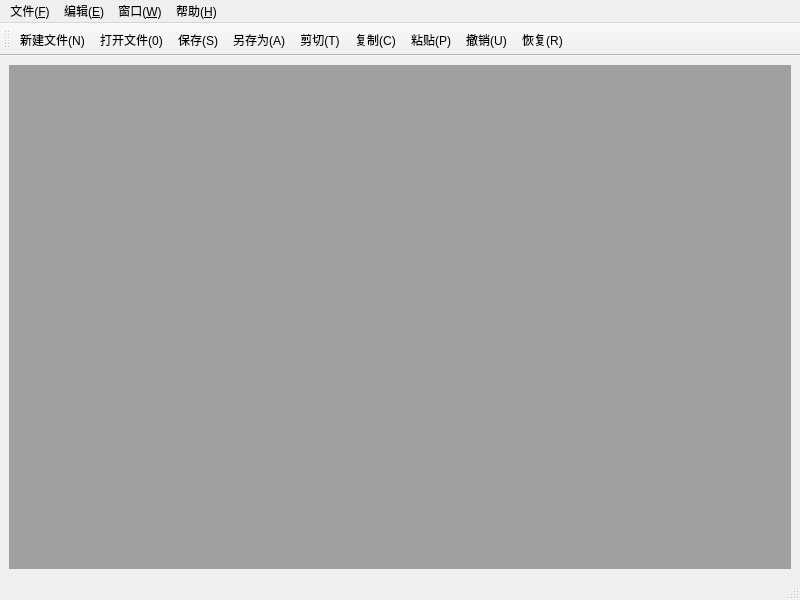
<?xml version="1.0" encoding="UTF-8"?>
<ui version="4.0">
 <class>MainWindow</class>
 <widget class="QMainWindow" name="MainWindow">
  <property name="geometry">
   <rect>
    <x>0</x>
    <y>0</y>
    <width>800</width>
    <height>600</height>
   </rect>
  </property>
  <property name="windowTitle">
   <string>MainWindow</string>
  </property>
  <widget class="QWidget" name="centralwidget">
   <layout class="QGridLayout" name="gridLayout">
    <item row="0" column="0">
     <widget class="QMdiArea" name="mdiArea"/>
    </item>
   </layout>
  </widget>
  <widget class="QMenuBar" name="menubar">
   <property name="geometry">
    <rect>
     <x>0</x>
     <y>0</y>
     <width>800</width>
     <height>26</height>
    </rect>
   </property>
   <widget class="QMenu" name="menu_F">
    <property name="title">
     <string>文件(&amp;F)</string>
    </property>
    <addaction name="actionNew"/>
    <addaction name="actionOpen"/>
    <addaction name="separator"/>
    <addaction name="actionSave"/>
    <addaction name="actionSaveAs"/>
    <addaction name="separator"/>
    <addaction name="actionExit"/>
   </widget>
   <widget class="QMenu" name="menu_E">
    <property name="title">
     <string>编辑(&amp;E)</string>
    </property>
    <addaction name="actionUndo"/>
    <addaction name="actionRedo"/>
    <addaction name="separator"/>
    <addaction name="actionCut"/>
    <addaction name="actionCopy"/>
    <addaction name="actionPaste"/>
   </widget>
   <widget class="QMenu" name="menu_W">
    <property name="title">
     <string>窗口(&amp;W)</string>
    </property>
    <addaction name="actionClose"/>
    <addaction name="actionCloseAll"/>
    <addaction name="separator"/>
    <addaction name="actionTitle"/>
    <addaction name="actionCascade"/>
    <addaction name="separator"/>
    <addaction name="actionNext"/>
    <addaction name="actionPrevious"/>
   </widget>
   <widget class="QMenu" name="menu_H">
    <property name="title">
     <string>帮助(&amp;H)</string>
    </property>
    <addaction name="actionAbout"/>
    <addaction name="actionAboutQt"/>
   </widget>
   <addaction name="menu_F"/>
   <addaction name="menu_E"/>
   <addaction name="menu_W"/>
   <addaction name="menu_H"/>
  </widget>
  <widget class="QStatusBar" name="statusbar"/>
  <widget class="QToolBar" name="mainToolBar">
   <property name="windowTitle">
    <string>toolBar</string>
   </property>
   <attribute name="toolBarArea">
    <enum>TopToolBarArea</enum>
   </attribute>
   <attribute name="toolBarBreak">
    <bool>false</bool>
   </attribute>
   <addaction name="actionNew"/>
   <addaction name="actionOpen"/>
   <addaction name="actionSave"/>
   <addaction name="actionSaveAs"/>
   <addaction name="actionCut"/>
   <addaction name="actionCopy"/>
   <addaction name="actionPaste"/>
   <addaction name="actionUndo"/>
   <addaction name="actionRedo"/>
  </widget>
  <action name="actionNew">
   <property name="icon">
    <iconset>
     <normaloff>C:/Users/86136/Desktop/src/1/1-7/myMdi/images/new.png</normaloff>C:/Users/86136/Desktop/src/1/1-7/myMdi/images/new.png</iconset>
   </property>
   <property name="text">
    <string>新建文件(&amp;N)</string>
   </property>
   <property name="toolTip">
    <string>新建文件</string>
   </property>
   <property name="shortcut">
    <string>Ctrl+N</string>
   </property>
  </action>
  <action name="actionOpen">
   <property name="icon">
    <iconset>
     <normaloff>C:/Users/86136/Desktop/src/1/1-7/myMdi/images/open.png</normaloff>C:/Users/86136/Desktop/src/1/1-7/myMdi/images/open.png</iconset>
   </property>
   <property name="text">
    <string>打开文件(&amp;0)...</string>
   </property>
   <property name="toolTip">
    <string>打开文件</string>
   </property>
   <property name="shortcut">
    <string>Ctrl+0</string>
   </property>
  </action>
  <action name="actionSave">
   <property name="icon">
    <iconset>
     <normaloff>C:/Users/86136/Desktop/src/1/1-7/myMdi/images/save.png</normaloff>C:/Users/86136/Desktop/src/1/1-7/myMdi/images/save.png</iconset>
   </property>
   <property name="text">
    <string>保存(&amp;S)</string>
   </property>
   <property name="toolTip">
    <string>保存</string>
   </property>
   <property name="shortcut">
    <string>Ctrl+S</string>
   </property>
  </action>
  <action name="actionSaveAs">
   <property name="icon">
    <iconset>
     <normaloff>C:/Users/86136/Desktop/src/1/1-7/myMdi/images/saveAs.png</normaloff>C:/Users/86136/Desktop/src/1/1-7/myMdi/images/saveAs.png</iconset>
   </property>
   <property name="text">
    <string>另存为(&amp;A)...</string>
   </property>
   <property name="toolTip">
    <string>另存为</string>
   </property>
  </action>
  <action name="actionExit">
   <property name="icon">
    <iconset>
     <normaloff>C:/Users/86136/Desktop/src/1/1-7/myMdi/images/exit.png</normaloff>C:/Users/86136/Desktop/src/1/1-7/myMdi/images/exit.png</iconset>
   </property>
   <property name="text">
    <string>退出(&amp;X)</string>
   </property>
   <property name="toolTip">
    <string>退出</string>
   </property>
  </action>
  <action name="actionUndo">
   <property name="icon">
    <iconset>
     <normaloff>C:/Users/86136/Desktop/src/1/1-7/myMdi/images/undo.png</normaloff>C:/Users/86136/Desktop/src/1/1-7/myMdi/images/undo.png</iconset>
   </property>
   <property name="text">
    <string>撤销(&amp;U)</string>
   </property>
   <property name="toolTip">
    <string>撤销</string>
   </property>
   <property name="shortcut">
    <string>Ctrl+Z</string>
   </property>
  </action>
  <action name="actionRedo">
   <property name="icon">
    <iconset>
     <normaloff>C:/Users/86136/Desktop/src/1/1-7/myMdi/images/redo.png</normaloff>C:/Users/86136/Desktop/src/1/1-7/myMdi/images/redo.png</iconset>
   </property>
   <property name="text">
    <string>恢复(&amp;R)</string>
   </property>
   <property name="toolTip">
    <string>恢复</string>
   </property>
   <property name="shortcut">
    <string>Ctrl+Y</string>
   </property>
  </action>
  <action name="actionCut">
   <property name="icon">
    <iconset>
     <normaloff>C:/Users/86136/Desktop/src/1/1-7/myMdi/images/cut.png</normaloff>C:/Users/86136/Desktop/src/1/1-7/myMdi/images/cut.png</iconset>
   </property>
   <property name="text">
    <string>剪切(&amp;T)</string>
   </property>
   <property name="toolTip">
    <string>剪切</string>
   </property>
   <property name="shortcut">
    <string>Ctrl+X</string>
   </property>
  </action>
  <action name="actionCopy">
   <property name="icon">
    <iconset>
     <normaloff>C:/Users/86136/Desktop/src/1/1-7/myMdi/images/copy.png</normaloff>C:/Users/86136/Desktop/src/1/1-7/myMdi/images/copy.png</iconset>
   </property>
   <property name="text">
    <string>复制(&amp;C)</string>
   </property>
   <property name="toolTip">
    <string>复制</string>
   </property>
   <property name="shortcut">
    <string>Ctrl+C</string>
   </property>
  </action>
  <action name="actionPaste">
   <property name="icon">
    <iconset>
     <normaloff>C:/Users/86136/Desktop/src/1/1-7/myMdi/images/paste.png</normaloff>C:/Users/86136/Desktop/src/1/1-7/myMdi/images/paste.png</iconset>
   </property>
   <property name="text">
    <string>粘贴(&amp;P)</string>
   </property>
   <property name="toolTip">
    <string>粘贴</string>
   </property>
   <property name="shortcut">
    <string>Ctrl+V</string>
   </property>
  </action>
  <action name="actionClose">
   <property name="text">
    <string>关闭(&amp;0)</string>
   </property>
   <property name="toolTip">
    <string>关闭</string>
   </property>
  </action>
  <action name="actionCloseAll">
   <property name="text">
    <string>关闭所有窗口(&amp;A)</string>
   </property>
   <property name="toolTip">
    <string>关闭所有窗口</string>
   </property>
  </action>
  <action name="actionTitle">
   <property name="text">
    <string>平铺(&amp;T)</string>
   </property>
   <property name="toolTip">
    <string>平铺(&amp;T)</string>
   </property>
  </action>
  <action name="actionCascade">
   <property name="text">
    <string>层叠(&amp;C)</string>
   </property>
   <property name="toolTip">
    <string>层叠</string>
   </property>
  </action>
  <action name="actionNext">
   <property name="icon">
    <iconset>
     <normaloff>C:/Users/86136/Desktop/src/1/1-7/myMdi/images/next.png</normaloff>C:/Users/86136/Desktop/src/1/1-7/myMdi/images/next.png</iconset>
   </property>
   <property name="text">
    <string>下一个(&amp;X)</string>
   </property>
   <property name="toolTip">
    <string>下一个</string>
   </property>
   <property name="shortcut">
    <string>Ctrl+Tab</string>
   </property>
  </action>
  <action name="actionPrevious">
   <property name="icon">
    <iconset>
     <normaloff>C:/Users/86136/Desktop/src/1/1-7/myMdi/images/previous.png</normaloff>C:/Users/86136/Desktop/src/1/1-7/myMdi/images/previous.png</iconset>
   </property>
   <property name="text">
    <string>前一个(&amp;V)</string>
   </property>
   <property name="shortcut">
    <string>Ctrl+Shift+Tab</string>
   </property>
  </action>
  <action name="actionAbout">
   <property name="icon">
    <iconset>
     <normaloff>C:/Users/86136/Desktop/src/1/1-7/myMdi/images/about.png</normaloff>C:/Users/86136/Desktop/src/1/1-7/myMdi/images/about.png</iconset>
   </property>
   <property name="text">
    <string>关于(&amp;A)</string>
   </property>
   <property name="toolTip">
    <string>关于</string>
   </property>
  </action>
  <action name="actionAboutQt">
   <property name="text">
    <string>关于Qt(&amp;Q)</string>
   </property>
  </action>
 </widget>
 <resources/>
 <connections/>
</ui>
